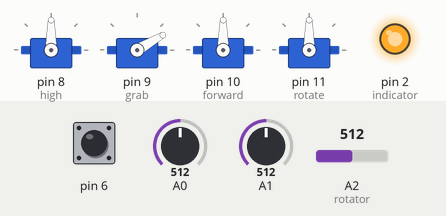
Simulated run of this sketch. Board: Arduino Uno, built with avr-gcc and run on an emulated ATmega328P. Shown: 4 × servo, output pins drawn as LEDs (lit = HIGH). The test bench sets the inputs (shaded band); at power-on: A0 = 512, A1 = 512, A2 (rotator) = 512, pin 6 HIGH.

Above: at 4.2 s.
4.3 s: A0 set to 588
5.8 s: A0 set to 612
At 6.28 s:
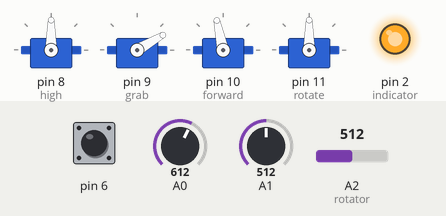
8.8 s: A1 set to 583
11.8 s: A1 set to 609
At 11.98 s:
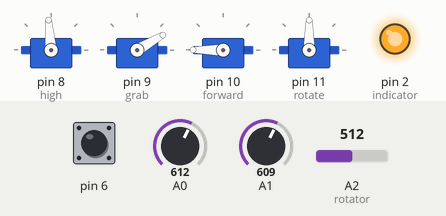
14.8 s: A2 (rotator) set to 610
At 16.5 s:
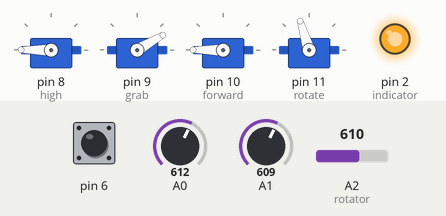
17.8 s: pin 6 pulled LOW for 0.15 s
At 17.89 s:
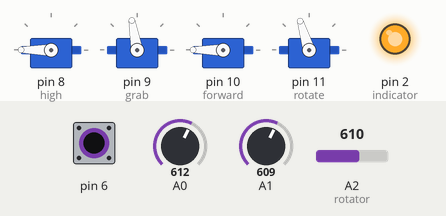
Timing chart, 0 to 20.4 s (numbered marks = the images above; inputs shaded):
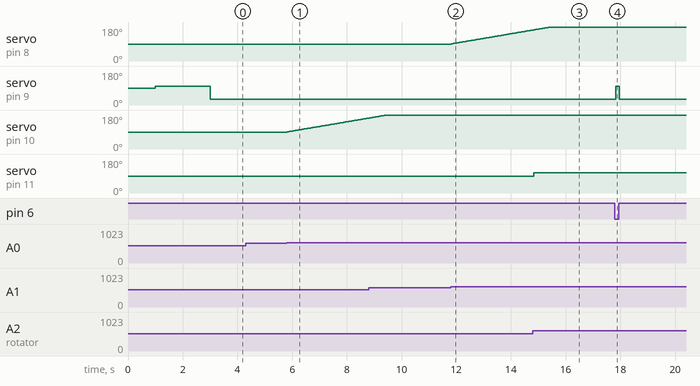

The sketch:

main.ino
```cpp
#include <Servo.h>

#include "button.h"
#include "joystick.h"
#include "potentiometer.h"

#define POT_MIN 400
#define POT_MAX 600

#define SERVO_MAX 180
#define SERVO_MIN 80

#define opened 100
#define closed 30

//servos
#define high 8
#define grab 9
#define forward 10
#define rotate 11

//indicator
#define indicator 2

//joystick
#define joystickX A0
#define joystickY A1
#define pushed 6

//potentiometer
#define rotator A2

Servo hServo;
Servo gServo;
Servo fServo;
Servo rServo;

Joystick joystick(joystickX,joystickY,pushed);
Potentiometer potentiometer(rotator);

unsigned int psig = 0;
unsigned char x = 90;
unsigned char y = 90;
bool pressed = false;


/*bool open = false;
unsigned char x = 90;
unsigned char y = 90;
unsigned char rotation = 130;
*/
void setup() {
  pinMode(indicator, OUTPUT);
  digitalWrite(indicator, LOW);

  hServo.attach(high);
  gServo.attach(grab);
  fServo.attach(forward);
  rServo.attach(rotate);

  hServo.write(y);
  delay(1000);
  gServo.write(opened);
  delay(1000);
  fServo.write(x);
  delay(1000);
  rServo.write(140);

  //sync potentio meter
  while(potentiometer.getSig() < POT_MIN || potentiometer.getSig() > POT_MAX){
    delay(1000);
  }
  digitalWrite(indicator, HIGH);
}

void loop() {
  psig = analogRead(rotator);

  psig = map(psig,0,1024,0,180);

  if(joystick.getX() > POT_MAX){
    x++;
    if(x > SERVO_MAX){
      x = SERVO_MAX;
    }
  }else if(joystick.getX() < POT_MIN){
    x--;
    if(x < SERVO_MIN){
      x = SERVO_MIN;
    }
  }

  if(joystick.getY() > POT_MAX){
    y++;
    if(y > SERVO_MAX){
      y = SERVO_MAX;
    }
  }else if(joystick.getY() < POT_MIN){
    y--;
    if(y < SERVO_MIN){
      y = SERVO_MIN;
    }
  }

  rServo.write(psig);
  hServo.write(y);
  fServo.write(x);

  if(joystick.getSW()){
    gServo.write(closed);
    pressed = true;
  }
  if(!
  joystick.getSW()){
    gServo.write(opened);
    pressed = false;
  }

  delay(40);
}
```

button.cpp
```cpp
#include <Arduino.h>

#include "button.h"

Button::Button(void){
  this->pin = 0;
  this->sig = 0;
}
Button::Button(int pin){
  this->pin = pin;
  pinMode(pin, INPUT);
}
bool Button::getSig(void){
  return digitalRead(pin);
}
```

button.h
```cpp
#ifndef BUTTON_H
#define BUTTON_H

class Button{
  public:
    Button(void);
    Button(int pin);
    bool getSig(void);
  private:
    int pin;
    bool sig;
};

#endif
```

joystick.cpp
```cpp
#include <Arduino.h>

#include "joystick.h"

Joystick::Joystick(void){
  this->vrXPin = 0;
  this->vrYPin = 0;
  this->swPin = 0;
}
Joystick::Joystick(int vrXPin, int vrYPin, int swPin){
  this->vrXPin = vrXPin;
  this->vrYPin = vrYPin;
  this->swPin = swPin;
  pinMode(this->swPin, INPUT);
  digitalWrite(this->swPin, HIGH);
}
int Joystick::getX(void){
  return analogRead(this->vrXPin);
}
int Joystick::getY(void){
  return analogRead(this->vrYPin);
}
bool Joystick::getSW(void){
  return digitalRead(this->swPin);
}
```

joystick.h
```cpp
#ifndef JOYSTICK_H
#define JOYSTICK_H

class Joystick{
  public:
    Joystick(void);
    Joystick(int vrXPin, int vrYPin, int swPin);
    int getX(void);
    int getY(void);
    bool getSW(void);
  private:
    int vrXPin;
    int vrYPin;
    int swPin;
};

#endif
```

potentiometer.cpp
```cpp
#include <Arduino.h>

#include "potentiometer.h"

Potentiometer::Potentiometer(void){
  this->pin = 0;
}
Potentiometer::Potentiometer(int pin){
  this->pin = pin;
}
int Potentiometer::getSig(void){
  return analogRead(this->pin);
}
```

potentiometer.h
```cpp
#ifndef POTENTIOMETER_H
#define POTENTIOMETER_H

class Potentiometer{
  public:
    Potentiometer(void);
    Potentiometer(int pin);
    int getSig(void);
  private:
    int pin;
};

#endif
```

Measured:
- the behaviour switches between 600 and 601 on A0 (found by bisection; images 0 and 1)
- the behaviour switches between 600 and 601 on A1 (found by bisection; images 1 and 2)
- after the input at 4.3 s, every drawn part: stays the same
- after the input at 5.8 s, servo on pin 10 (forward): moves from 90° to 164° over 3.0 s, starting at once
- after the input at 11.8 s, servo on pin 8 (high): moves from 90° to 164° over 3.0 s, starting at once
- after the input at 14.8 s, servo on pin 11 (rotate): 90° → 107° at once
- after the input at 17.8 s, servo on pin 9 (grab): 30° → 100° at once, → 30° 0.12 s later
